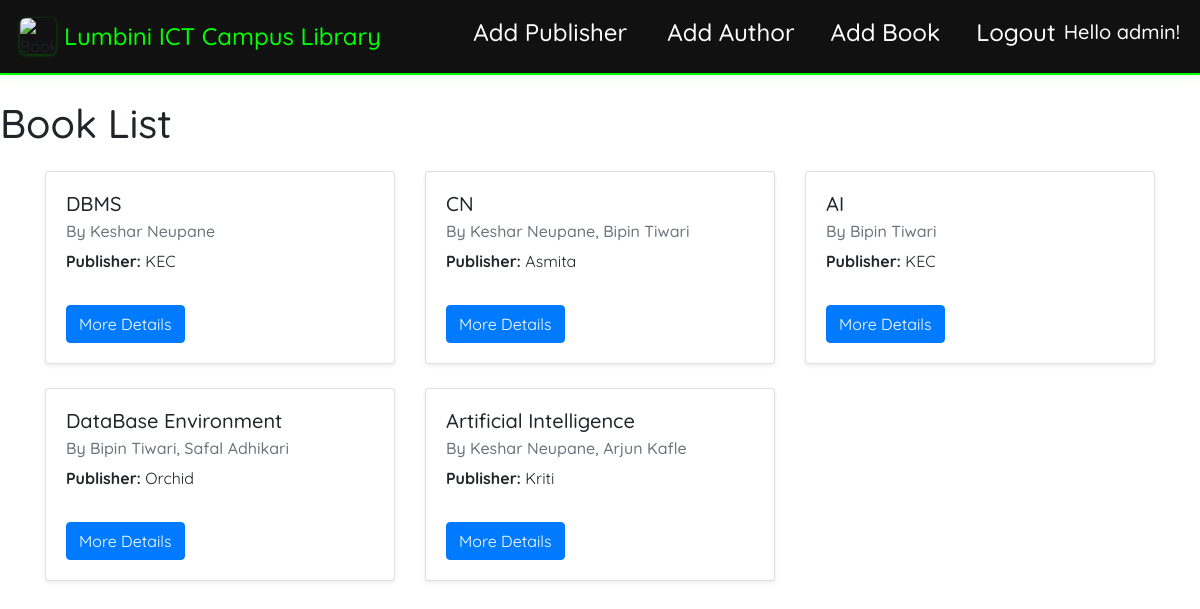
Page /booklist (signed in) on the committed database.
### Relation/models.py (models this page shows, shortened)
class Book(models.Model):
    title = models.CharField(max_length=200)
    isbn = models.CharField(max_length=13,unique=True)
    published_date = models.DateField()
    publisher = models.ForeignKey(Publisher,on_delete=models.CASCADE)
    authors = models.ManyToManyField(Author)
    image = models.ImageField(upload_to='book_images/', blank=True, null=True)

class Author(models.Model):
    first_name = models.CharField(max_length=50)
    last_name = models.CharField(max_length=50)
    email = models.EmailField()

class Publisher(models.Model):
    name = models.CharField(max_length=100)
    address = models.TextField()
    city = models.CharField(max_length=50)
    country = models.CharField(max_length=50)

### Relation/views.py (the view)
# urls.py: path('booklist',views.booklist,name='booklist'),
def booklist(request):
    books = Book.objects.all()
    return render(request,'relation/booklist.html', {'books': books})

### templates/relation/booklist.html (shortened to what this page needs)
<!doctype html>
<html lang="en">
    {% load static %}
  <head>
    <link rel="stylesheet" href="https://cdn.jsdelivr.net/npm/bootstrap@4.4.1/dist/css/bootstrap.min.css">
    <link rel="stylesheet" href="/static/navbar.css">
  </head>
  <body>
    <nav class="navbar navbar-expand-lg navbar-dark bg-dark">
    <div class="collapse navbar-collapse" id="navbarTogglerDemo01">
        <img src="{% static 'books.jpeg' %}" alt="Book" width="40" height="40" class="d-inline-block align-top mr-2">
        <a class="navbar-brand" href="{% url 'library' %}">
            <h4>Lumbini ICT Campus Library</h4>
        </a>
        <ul class="navbar-nav ml-auto mt-2 mt-lg-0">
            <li class="nav-item mr-4">
                <a class="nav-link" href="{% url 'addpublisher' %}">
                    <h4>Add Publisher</h4>
                </a>
            </li>
            <li class="nav-item">
                <a class="nav-link" href="{% url 'addauthor' %}">
                    <h4>Add Author</h4>
                </a>
            </li>
            <li class="nav-item">
                <a class="nav-link" href="{% url 'addbook' %}">
                <h4>Add Book</h4>
                  </a>
            </li>
             <li class="space-item">
                  <a class="nav-link" href="{% url 'logout' %}"><h4>Logout</h4></a>
              </li>
        </ul>
       {% if user.is_authenticated %}
    <h5 class="text-white">Hello {{ user.username }}!</h5>
    {% endif %}
    </div>
</nav>  <br>
{% block content %}
 <h1>Book List</h1>
   <div class="container mt-4">
    <div class="row">
        {% for book in books %}
        <div class="col-md-4 mb-4">
            <div class="card shadow-sm">
                <div class="card-body">
                    <h5 class="card-title">{{ book.title }}</h5>
                    <h6 class="card-subtitle mb-2 text-muted">
                        By
                        {% for author in book.authors.all %}
                            {{ author.first_name }} {{ author.last_name }}{% if not forloop.last %}, {% endif %}
                        {% endfor %}
                    </h6>
                    <p class="card-text"><strong>Publisher:</strong> {{ book.publisher.name }}</p>
                    <a href="{% url 'book_detail' book.id %}" class="btn btn-primary mt-3">More Details</a>
                </div>
            </div>
        </div>
        {% endfor %}
    </div> </div>
{% endblock %}
  </body>
</html>

### static/navbar.css (style rules this page uses)
* { box-sizing: border-box; margin: 0; padding: 0; font-family: 'Quicksand', sans-serif; }
.navbar { background-color: #111 !important; padding: 10px 20px; border-bottom: 2px solid #0f0; box-shadow: 0 2px 10px rgba(0, 255, 0, 0.1); }
.navbar img { width: 36px; height: 36px; object-fit: cover; border-radius: 6px; box-shadow: 0 1px 4px rgba(0, 255, 0, 0.3); transition: transform 0.3s ease; margin-right: 10px; }
.navbar-brand { display: flex; align-items: center; color: #0f0 !important; font-weight: 600; text-decoration: none; }
.navbar-brand h4 { margin: 0; font-size: 1.5rem; }
.navbar-nav { display: flex; align-items: center; }
.nav-item { margin-right: 20px; }
.nav-link { color: #fff !important; font-weight: 500; font-size: 1.2rem; transition: all 0.3s ease; }

### rows in the picture
Book: title "DBMS", publisher.name "KEC"
Author: first_name "Keshar", last_name "Neupane"
Book: title "CN", publisher.name "Asmita"
Author: first_name "Bipin", last_name "Tiwari"
Book: title "AI", publisher.name "KEC"
Book: title "DataBase Environment", publisher.name "Orchid"
Author: first_name "Safal", last_name "Adhikari"
Book: title "Artificial Intelligence", publisher.name "Kriti"
Author: first_name "Arjun", last_name "Kafle"

### other values in the picture
{{ user.username }} "admin"
